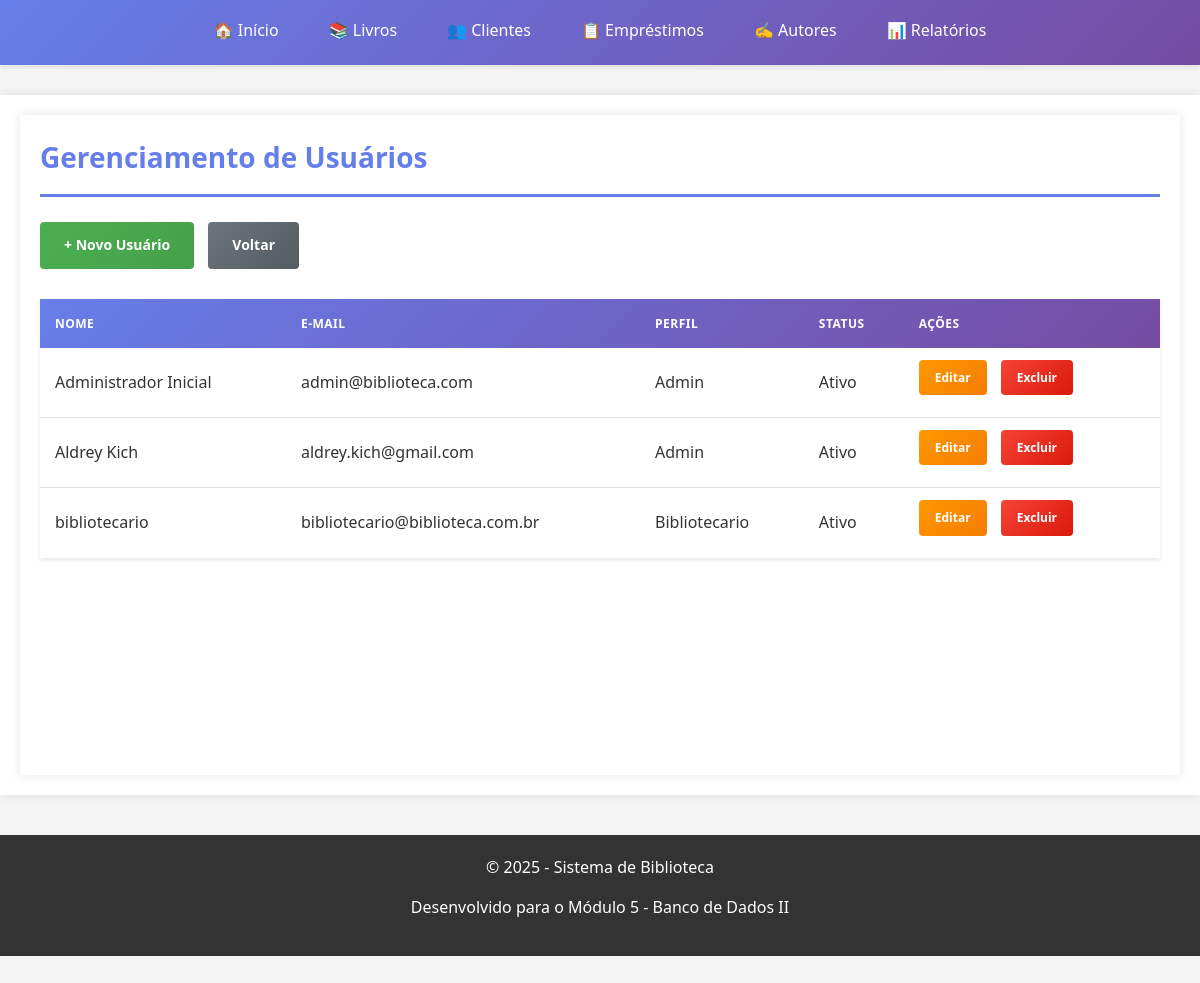
The page /biblioteca/login_listar.php on the database its author committed.
### tables this page shows
CREATE TABLE `usuario` (
  `id_usuario` int(11) NOT NULL,
  `nome` varchar(100) NOT NULL,
  `email` varchar(100) NOT NULL,
  `senha_hash` varchar(255) NOT NULL,
  `perfil` varchar(15) NOT NULL DEFAULT 'cliente',
  `ativo` tinyint(1) NOT NULL DEFAULT 1,
  `criado_em` timestamp NULL DEFAULT current_timestamp()
);

### biblioteca/login_listar.php (the view, shortened to what this page needs)
<?php
try {
    $db_instance = Database::getInstance();
    $conexao = $db_instance->getConnection();
} catch (Exception $e) {
    die("Erro de conexao: " . $e->getMessage());
}
function buscarUsuarios($conexao) {
    try {
        $stmt = $conexao->prepare("SELECT id_usuario, nome, email, perfil, ativo FROM usuario ORDER BY nome ASC");
        $stmt->execute();
        return $stmt->fetchAll(PDO::FETCH_ASSOC);
    } catch (PDOException $e) {
        echo "Erro ao buscar usuarios: " . $e->getMessage();
        return [];
    }
}
$usuarios = buscarUsuarios($conexao);
include_once __DIR__ . '/includes/header.php';
?>
<div class="container mx-auto p-4 md:p-8">
    <div class="max-w-4xl mx-auto bg-white p-6 rounded-xl shadow-2xl">
        <h1 class="text-3xl font-extrabold text-gray-800 mb-6 border-b-2 pb-2">Gerenciamento de Usuários</h1>
        <div class="flex justify-end mb-4">
            <a href="login_cadastrar.php" class="btn btn-success">
                + Novo Usuário
            </a>
            <a href="index.php" class="btn btn-secondary">Voltar</a>
        </div>
        <?php if (empty($usuarios)): ?>
            <div class="p-4 bg-yellow-100 text-yellow-800 border-l-4 border-yellow-500 rounded-md">
                Nenhum usuário cadastrado encontrado.
            </div>
        <?php else: ?>
            <div class="overflow-x-auto">
                <table class="min-w-full divide-y divide-gray-200">
                    <thead class="bg-gray-50">
                        <tr>
                            <th scope="col" class="px-6 py-3 text-left text-xs font-medium text-gray-500 uppercase tracking-wider">Nome</th>
                            <th scope="col" class="px-6 py-3 text-left text-xs font-medium text-gray-500 uppercase tracking-wider">E-mail</th>
                            <th scope="col" class="px-6 py-3 text-left text-xs font-medium text-gray-500 uppercase tracking-wider">Perfil</th>
                            <th scope="col" class="px-6 py-3 text-left text-xs font-medium text-gray-500 uppercase tracking-wider">Status</th>
                            <th scope="col" class="relative px-6 py-3">Ações</th>
                        </tr>
                    </thead>
                    <tbody class="bg-white divide-y divide-gray-200">
                        <?php foreach ($usuarios as $usuario): ?>
                            <tr class="hover:bg-indigo-50 transition duration-150">
                                <td class="px-6 py-4 whitespace-nowrap text-sm font-medium text-gray-900">
                                    <?php echo htmlspecialchars($usuario['nome']); ?>
                                </td>
                                <td class="px-6 py-4 whitespace-nowrap text-sm text-gray-500">
                                    <?php echo htmlspecialchars($usuario['email']); ?>
                                </td>
                                <td class="px-6 py-4 whitespace-nowrap text-sm text-gray-500">
                                    <?php echo ucfirst(htmlspecialchars($usuario['perfil'])); ?>
                                </td>
                                <td class="px-6 py-4 whitespace-nowrap">
                                    <?php
                                        $ativo_class = $usuario['ativo'] ? 'bg-green-100 text-green-800' : 'bg-red-100 text-red-800';
                                        $ativo_texto = $usuario['ativo'] ? 'Ativo' : 'Inativo';
                                    ?>
                                    <span class="px-2 inline-flex text-xs leading-5 font-semibold rounded-full <?php echo $ativo_class; ?>">
                                        <?php echo $ativo_texto; ?>
                                    </span>
                                </td>
                                <td class="px-6 py-4 whitespace-nowrap text-sm font-medium space-x-2">
                                    <a href="login_editar.php?id=<?php echo $usuario['id_usuario']; ?>"
                                       class="btn btn-warning btn-small">
                                        Editar
                                    </a>
                                    <a href="login_excluir.php?id=<?php echo $usuario['id_usuario']; ?>"
                                       onclick="return confirm('Tem certeza que deseja excluir o usuário <?php echo addslashes($usuario['nome']); ?>?');"
                                       class="btn btn-danger btn-small confirm-delete">
                                        Excluir
                                    </a>
                                </td>
                            </tr>
                        <?php endforeach; ?>
                    </tbody>
                </table>
            </div>
        <?php endif; ?>
    </div>
</div>
<?php
include_once __DIR__ . '/includes/footer.php';
?>

### biblioteca/includes/header.php (style rules this page uses)
* { margin: 0; padding: 0; box-sizing: border-box; }
body { font-family: 'Segoe UI', Tahoma, Geneva, Verdana, sans-serif; background-color: #f5f5f5; color: #333; line-height: 1.6; padding-bottom: 60px; }
.container { max-width: 1200px; margin: 0 auto; padding: 20px; background-color: white; min-height: calc(100vh - 140px); box-shadow: 0 0 10px rgba(0,0,0,0.1); }
h1 { color: #667eea; margin-bottom: 25px; padding-bottom: 15px; border-bottom: 3px solid #667eea; font-size: 28px; }
table { width: 100%; border-collapse: collapse; margin: 20px 0; background-color: white; box-shadow: 0 2px 4px rgba(0,0,0,0.1); }
table thead { background: linear-gradient(135deg, #667eea 0%, #764ba2 100%); color: white; }
table th { padding: 15px; text-align: left; font-weight: 600; text-transform: uppercase; font-size: 12px; letter-spacing: 0.5px; }
table td { padding: 12px 15px; border-bottom: 1px solid #e0e0e0; }
table tbody tr:last-child td { border-bottom: none; }
.btn { display: inline-block; padding: 12px 24px; background: linear-gradient(135deg, #667eea 0%, #764ba2 100%); color: white; text-decoration: none; border: none; border-radius: 4px; cursor: pointer; font-size: 14px; font-weight: 600; transition: all 0.3s ease; margin-right: 10px; margin-bottom: 10px; }
.btn-success { background: linear-gradient(135deg, #4CAF50 0%, #45a049 100%); }
.btn-danger { background: linear-gradient(135deg, #f44336 0%, #da190b 100%); }
.btn-warning { background: linear-gradient(135deg, #ff9800 0%, #f57c00 100%); }
.btn-secondary { background: linear-gradient(135deg, #6c757d 0%, #545b62 100%); }
.btn-small { padding: 8px 16px; font-size: 12px; }

### rows shown on the page
usuario: nome "Administrador Inicial", email "admin@biblioteca.com", perfil "Admin", ativo "Ativo"
usuario: nome "Aldrey Kich", email "aldrey.kich@gmail.com", perfil "Admin", ativo "Ativo"
usuario: nome "bibliotecario", email "bibliotecario@biblioteca.com.br", perfil "Bibliotecario", ativo "Ativo"
